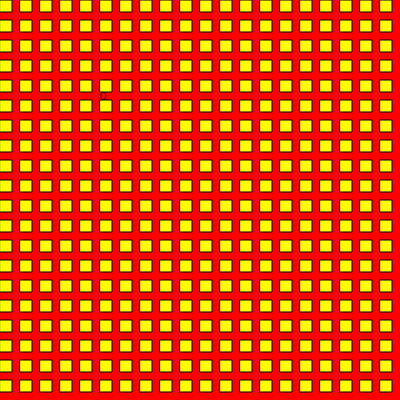
Frame 1 (no input)
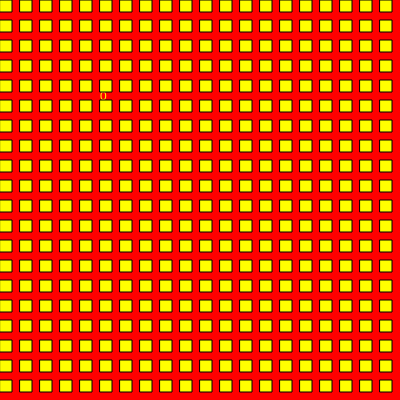
Frame 60 (no input)
Frame 120 (the mouse pressed at the canvas centre since frame 60): identical to frame 60, image omitted

The p5.js sketch that drew these frames (run headless with seeded random() and noise() and a simulated clock; from frame 60 on, the mouse is pressed at the canvas centre):

// p5.js sketch
// ── sketch.js
let state = 0;

function setup() {
  createCanvas(400, 400);
}

function draw() {

  background(100);

  switch (state) {

    case 0:
      background("red");
      text("0", 100, 100);
      for (let j = 0; j < 20; j++) {
        for (let i = 0; i < 20; i++) {
          fill('yellow');
          rect(i * 20, j * 20, 12, 12);
        }
      }
      break;

    case 1:
      background("yellow");
      text("1", 100, 100);
      for (let j = 0; j < 20; j++) {
        for (let i = 0; i < 20; i++) {
          fill('red');
          rect(i * 20, j * 20, 12, 12);
        }
      }
      break;

    case 2:
    background('green');
    text("2", 100, 100);
    for (let j = 0; j < 20; j++) {
      for (let i = 0; i < 20; i++) {
        fill('blue');
        rect(i * 20, j * 20, 12, 12);
      }
    }
      break;

      case 3:
      background('blue');
      text("3", 100, 100);
      for (let j = 0; j < 20; j++) {
        for (let i = 0; i < 20; i++) {
          fill('green');
          rect(i * 20, j * 20, 12, 12);
        }
      }
        break;
}
}

function mouseReleased() {
  state++;
  if (state > 4) state = 0;

}
